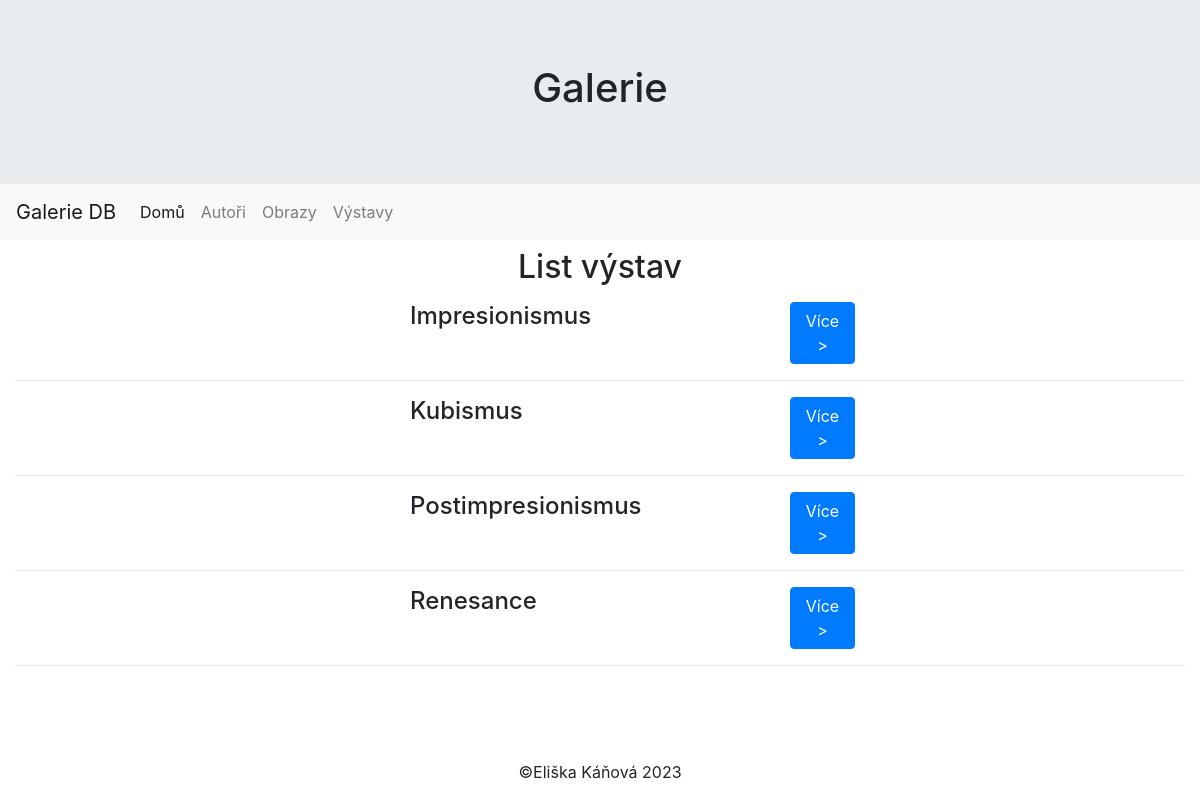
The app's page /galeriedb/vystavy-list/ with its own data.
### galeriedb/models.py (models this page shows, shortened)
class Vystava(models.Model):
    nazev = models.CharField(max_length=80, verbose_name="Název výstavy", help_text="Zadejte název výstavy")
    popis = models.TextField(max_length=4000, blank=True, null=True, help_text="Zadejte popis výstavy")
    mistnosti = models.ManyToManyField("Mistnosti", verbose_name="Čísla místností", help_text="Zadejte číslo místnosti")
    obrazy = models.ManyToManyField("Obrazy", verbose_name="Obrazy na výstavě", help_text="Zadejte obrazy na výstavě")
    class Meta:
        ordering = ['nazev']
        verbose_name = 'Vystava'
        verbose_name_plural = 'Vystavy'

### galeriedb/views.py (the view)
# urls.py: path('vystavy-list/', views.VystavyListView.as_view(), name='vystavy'),
class VystavyListView(ListView):
    model = Vystava
    context_object_name = 'vystavy'
    template_name = 'vystavy/vystavy_list.html'

### galeriedb/templates/vystavy/vystavy_list.html (shortened to what this page needs)
{% extends "base.html" %}
{% block content %}
<div class="container-fluid">
    <h2 class="text-center p-2">List výstav</h2>
</div>
    {% for vystava in vystavy %}
        <div class="row container-fluid mb-2">
            <div class="col-sm-1"></div>
            <div class="col-sm-3">
            </div>
            <div class="col-sm-4">
                <h4>{{vystava.nazev}}</h4>
            </div>
            <div class="col-sm-1 my-auto">
                <a href="{% url 'vystava' vystava.pk %}" type="button" class="btn btn-primary">Více ></a>
            </div>
            <div class="col-sm-3"></div>
        </div>
        <hr>
    {% endfor %}
</div>
{% endblock %}

### records on screen
Vystava: nazev "Impresionismus"
Vystava: nazev "Kubismus"
Vystava: nazev "Postimpresionismus"
Vystava: nazev "Renesance"
